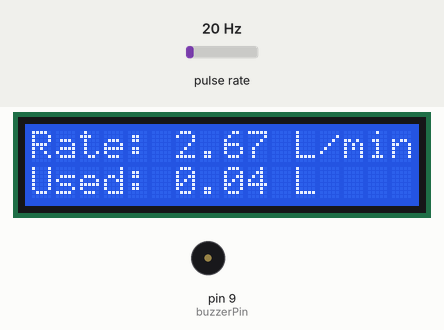
A sketch run on a simulated Arduino Uno, built with avr-gcc and run on an emulated ATmega328P. Shown: 16×2 character LCD, buzzer (waves = sounding, pin HIGH). Wiring (inferred from the names in the program): pulse sensor: data pin 2. The inputs (shaded band) are chosen by the test bench; at power-on: pulse rate 20 Hz.

Above: at 1.6 s.
1.7 s: pulse rate (sensor on pin 2) set to 72 Hz
At 2.8 s:
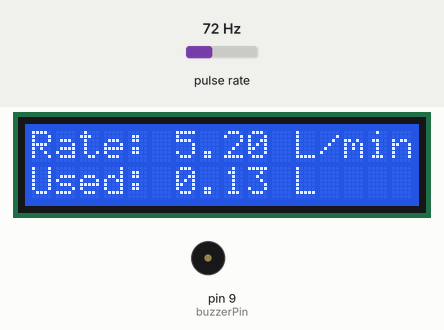
4.5 s: pulse rate (sensor on pin 2) set to 79 Hz
At 5.7 s:
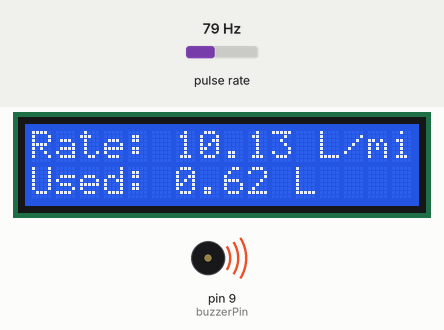
7.5 s: pulse rate (sensor on pin 2) set to 4 Hz
At 8.8 s:
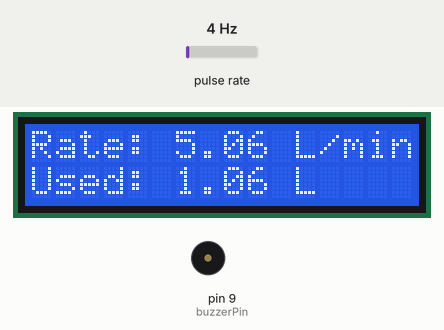
Timing chart, 0 to 10.5 s (numbered marks = the images above; inputs shaded):
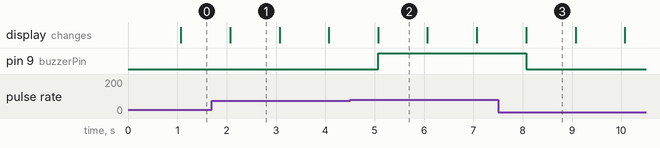

Measured:
- the behaviour switches between 75 and 76 Hz on pulse rate (sensor on pin 2) (found by bisection; images 1 and 2)
- after the input at 4.5 s, pin 9 (buzzerPin): LOW → HIGH after 0.57 s
- after the input at 7.5 s, pin 9 (buzzerPin): HIGH → LOW after 0.57 s
- what the display in image 1 shows lasts 1.0 s, from 2.1 s to 3.1 s

The sketch:

flow_sensing.ino
```cpp
#include <LiquidCrystal.h>

const int flowSensorPin = 2;
const int buzzerPin = 9;

// LCD pins: RS, EN, D4, D5, D6, D7
LiquidCrystal lcd(7, 6, 5, 4, 3, 8);

volatile int pulseCount;
unsigned long lastTime;
float flowRate;
float totalLitres;

void pulseCounter() {
  pulseCount++;
}

void setup() {
  pinMode(flowSensorPin, INPUT_PULLUP);
  attachInterrupt(digitalPinToInterrupt(flowSensorPin), pulseCounter, RISING);

  pinMode(buzzerPin, OUTPUT);
  digitalWrite(buzzerPin, LOW);

  lcd.begin(16, 2);
  lcd.print("Flow Monitor");

  pulseCount = 0;
  flowRate = 0.0;
  totalLitres = 0.0;
  lastTime = millis();
}

void loop() {
  unsigned long currentTime = millis();
  unsigned long elapsed = currentTime - lastTime;

  if (elapsed >= 1000) {  // Update every 1 second
    detachInterrupt(digitalPinToInterrupt(flowSensorPin));

    // Calculate flow rate in L/min (YF-S201: 7.5 pulses per liter per minute)
    flowRate = ((1000.0 / elapsed) * pulseCount) / 7.5;
    float litres = (flowRate / 60.0); // Litres per second
    totalLitres += litres;

    lcd.clear();
    lcd.setCursor(0, 0);
    lcd.print("Rate: ");
    lcd.print(flowRate, 2);
    lcd.print(" L/min");

    lcd.setCursor(0, 1);
    lcd.print("Used: ");
    lcd.print(totalLitres, 2);
    lcd.print(" L");

    if (flowRate > 10.0) {  // Threshold for buzzer
      digitalWrite(buzzerPin, HIGH);
    } else {
      digitalWrite(buzzerPin, LOW);
    }

    pulseCount = 0;
    lastTime = currentTime;
    attachInterrupt(digitalPinToInterrupt(flowSensorPin), pulseCounter, RISING);
  }
}
```
